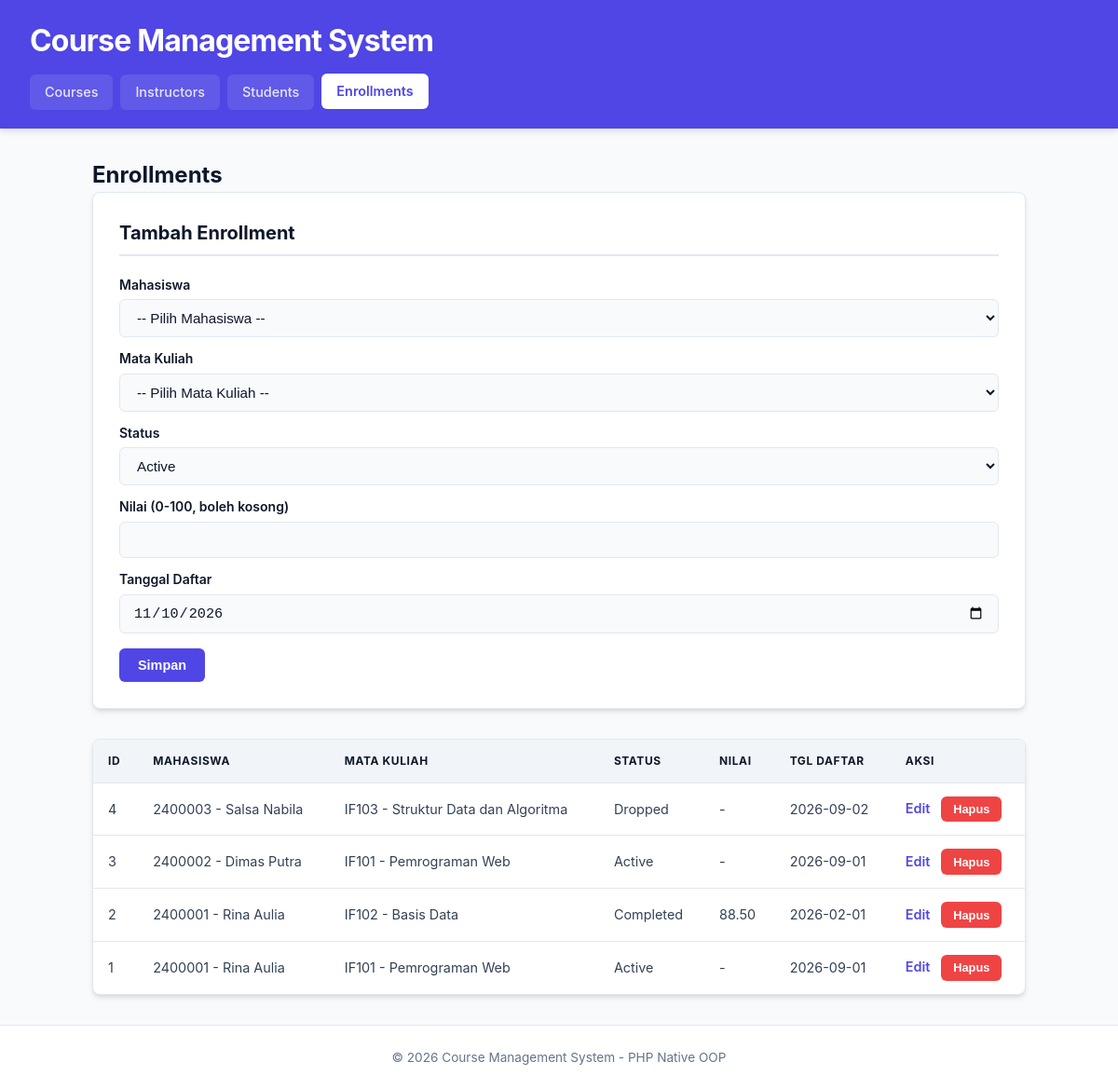
The app's page /index.php?page=enrollments with its own data.
### tables this page shows
CREATE TABLE enrollments (
    id INT AUTO_INCREMENT PRIMARY KEY,
    student_id INT NOT NULL,
    course_id INT NOT NULL,
    status ENUM('active','completed','dropped') NOT NULL DEFAULT 'active',
    grade DECIMAL(5,2) NULL,
    enrolled_at DATE NOT NULL,
    UNIQUE KEY uq_student_course (student_id, course_id),
    FOREIGN KEY (student_id) REFERENCES students(id) ON DELETE CASCADE,
    FOREIGN KEY (course_id) REFERENCES courses(id) ON DELETE CASCADE
);

CREATE TABLE students (
    id INT AUTO_INCREMENT PRIMARY KEY,
    nim VARCHAR(20) NOT NULL UNIQUE,
    name VARCHAR(100) NOT NULL,
    email VARCHAR(100) NOT NULL UNIQUE
);

CREATE TABLE courses (
    id INT AUTO_INCREMENT PRIMARY KEY,
    code VARCHAR(10) NOT NULL UNIQUE,
    name VARCHAR(150) NOT NULL,
    credits INT NOT NULL DEFAULT 3,
    instructor_id INT NOT NULL,
    FOREIGN KEY (instructor_id) REFERENCES instructors(id) ON DELETE RESTRICT
);

### index.php (called while the page is built, shortened)
<?php
require_once 'class/Enrollment.php';
function e($value)
{
    return htmlspecialchars((string) $value, ENT_QUOTES, 'UTF-8');
}
$database   = new Database();
$db         = $database->getConnection();
$enrollment = new Enrollment($db);
$page  = $_GET['page'] ?? 'courses';
$editData = null;
include 'view/header.php';
include "view/$page.php";
include 'view/footer.php';

### class/Enrollment.php (called while the page is built, shortened)
<?php
class Enrollment
{
    private $db;
    public function __construct($db)
    {
        $this->db = $db;
    }
    public function getAll()
    {
        $stmt = $this->db->prepare(
            "SELECT e.*, s.name AS student_name, s.nim, c.name AS course_name, c.code
             FROM enrollments e
             JOIN students s ON e.student_id = s.id
             JOIN courses c ON e.course_id = c.id
             ORDER BY e.id DESC"
        );
        $stmt->execute();
        return $stmt->fetchAll();
    }
}

### view/enrollments.php (the view, shortened to what this page needs)
<h2>Enrollments</h2>
<form method="post" action="index.php?page=enrollments" class="card">
    <h3><?= $editData ? 'Edit Enrollment' : 'Tambah Enrollment' ?></h3>
    <label>Mahasiswa</label>
    <select name="student_id" required>
        <option value="">-- Pilih Mahasiswa --</option>
    </select>
    <label>Mata Kuliah</label>
    <select name="course_id" required>
        <option value="">-- Pilih Mata Kuliah --</option>
    </select>
    <label>Status</label>
    <select name="status">
        <?php foreach (['active', 'completed', 'dropped'] as $st): ?>
            <option value="<?= $st ?>" <?= (($editData['status'] ?? 'active') === $st) ? 'selected' : '' ?>><?= ucfirst($st) ?></option>
        <?php endforeach; ?>
    </select>
    <label>Nilai (0-100, boleh kosong)</label>
    <input type="number" name="grade" step="0.01" min="0" max="100" value="<?= e($editData['grade'] ?? '') ?>">
    <label>Tanggal Daftar</label>
    <input type="date" name="enrolled_at" value="<?= e($editData['enrolled_at'] ?? date('Y-m-d')) ?>" required>
    <button type="submit"><?= $editData ? 'Update' : 'Simpan' ?></button>
</form>
<table>
    <tr><th>ID</th><th>Mahasiswa</th><th>Mata Kuliah</th><th>Status</th><th>Nilai</th><th>Tgl Daftar</th><th>Aksi</th></tr>
    <?php foreach ($enrollment->getAll() as $row): ?>
    <tr>
        <td><?= e($row['id']) ?></td>
        <td><?= e($row['nim'] . ' - ' . $row['student_name']) ?></td>
        <td><?= e($row['code'] . ' - ' . $row['course_name']) ?></td>
        <td><?= e(ucfirst($row['status'])) ?></td>
        <td><?= $row['grade'] === null ? '-' : e($row['grade']) ?></td>
        <td><?= e($row['enrolled_at']) ?></td>
        <td>
            <a href="index.php?page=enrollments&edit=<?= e($row['id']) ?>">Edit</a>
            <form method="post" action="index.php?page=enrollments" class="inline" onsubmit="return confirm('Hapus data ini?')">
                <button type="submit" class="danger">Hapus</button>
            </form>
        </td>
    </tr>
    <?php endforeach; ?>
</table>

### style.css (style rules this page uses)
:root { --primary-color: #4f46e5; --primary-hover: #4338ca; --bg-color: #f8fafc; --card-bg: #ffffff; --text-main: #0f172a; --text-muted: #64748b; --border-color: #e2e8f0; --danger-color: #ef4444; --danger-hover: #dc2626; --success-bg: #dcfce7; --success-text: #15803d; --error-bg: #fee2e2; --error-text: #b91c1c; --radius: 8px; --shadow: 0 4px 6px -1px rgb(0 0 0 / 0.1), 0 2px 4px -2px rgb(0 0 0 / 0.1); --transition: all 0.2s ease-in-out; }
* { box-sizing: border-box; margin: 0; padding: 0; }
body { font-family: 'Inter', system-ui, -apple-system, BlinkMacSystemFont, "Segoe UI", Roboto, sans-serif; background-color: var(--bg-color); color: var(--text-main); line-height: 1.5; display: flex; flex-direction: column; min-height: 100vh; }
.card { background: var(--card-bg); padding: 1.75rem; border-radius: var(--radius); margin-bottom: 2rem; border: 1px solid var(--border-color); box-shadow: var(--shadow); }
.card h3 { margin-bottom: 1.25rem; color: var(--text-main); font-size: 1.25rem; border-bottom: 2px solid var(--border-color); padding-bottom: 0.5rem; }
label { display: block; margin: 0.75rem 0 0.35rem; font-weight: 600; font-size: 0.875rem; color: var(--text-main); }
input, select, textarea { width: 100%; padding: 0.625rem 0.875rem; border: 1px solid var(--border-color); border-radius: 6px; font-size: 0.95rem; background-color: #f8fafc; color: var(--text-main); transition: var(--transition); }
button, .btn-cancel { display: inline-flex; align-items: center; justify-content: center; margin-top: 1rem; padding: 0.625rem 1.25rem; border: none; border-radius: 6px; background: var(--primary-color); color: #ffffff; font-size: 0.9rem; font-weight: 600; cursor: pointer; text-decoration: none; transition: var(--transition); }
button.danger { background: var(--danger-color); margin: 0; padding: 0.4rem 0.8rem; font-size: 0.8rem; }
form.inline { display: inline; }
table { width: 100%; border-collapse: separate; border-spacing: 0; background: var(--card-bg); border-radius: var(--radius); overflow: hidden; border: 1px solid var(--border-color); box-shadow: var(--shadow); margin-top: 1rem; }
th, td { padding: 0.875rem 1rem; text-align: left; font-size: 0.9rem; }
th { background: #f1f5f9; color: var(--text-main); font-weight: 700; text-transform: uppercase; font-size: 0.75rem; letter-spacing: 0.05em; border-bottom: 1px solid var(--border-color); }
td { border-bottom: 1px solid var(--border-color); color: #334155; }
tr:last-child td { border-bottom: none; }
td a { color: var(--primary-color); text-decoration: none; font-weight: 600; margin-right: 0.5rem; transition: var(--transition); }

### records on screen
enrollments: id "4", student.name "2400003 - Salsa Nabila", course.name "IF103 - Struktur Data dan Algoritma", status "Dropped", enrolled_at "2026-09-02"
enrollments: id "3", student.name "2400002 - Dimas Putra", course.name "IF101 - Pemrograman Web", status "Active", enrolled_at "2026-09-01"
enrollments: id "2", student.name "2400001 - Rina Aulia", course.name "IF102 - Basis Data", status "Completed", grade "88.50", enrolled_at "2026-02-01"
enrollments: id "1", student.name "2400001 - Rina Aulia", course.name "IF101 - Pemrograman Web", status "Active", enrolled_at "2026-09-01"

### other values on screen
form field status "Active"
